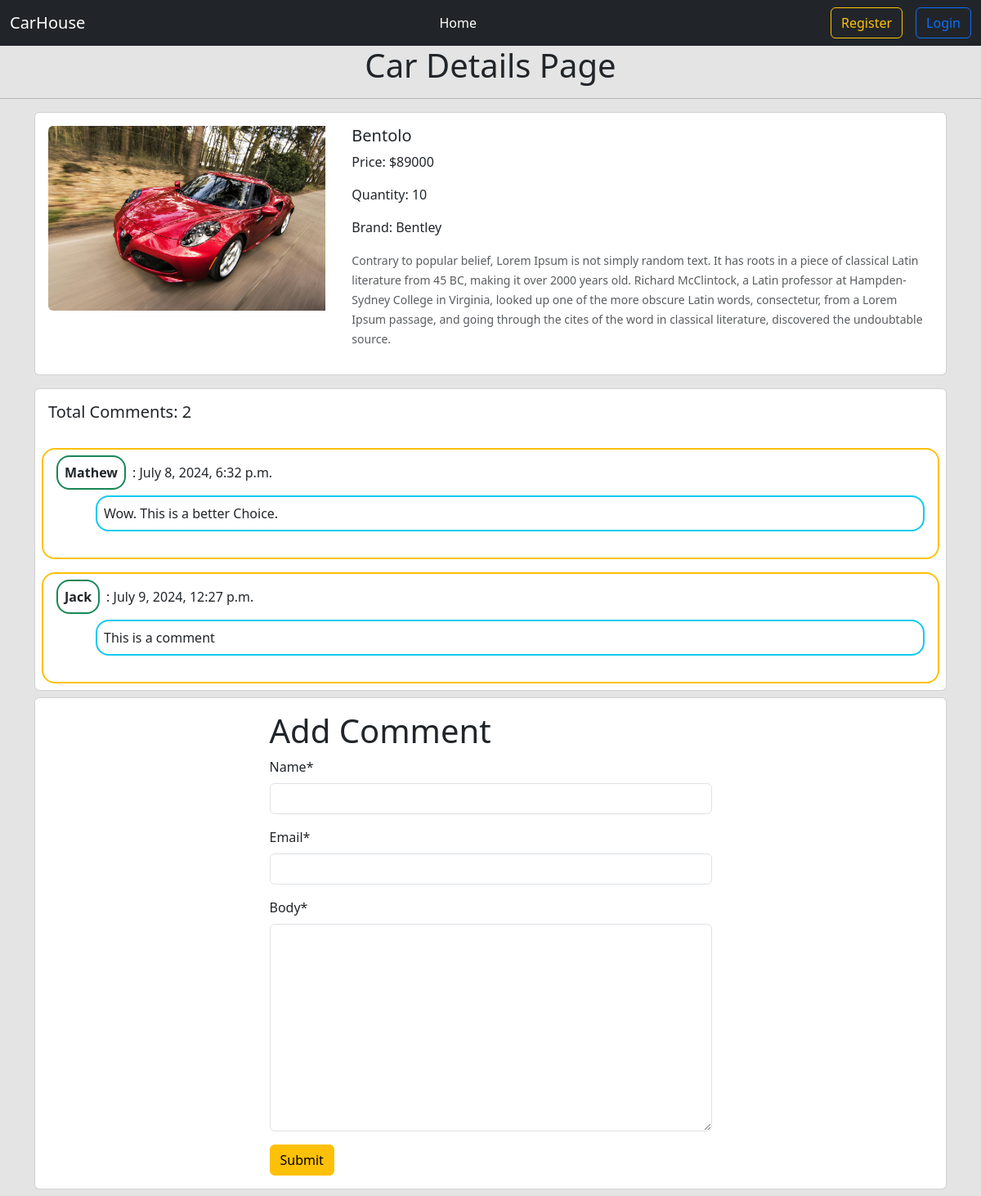
The page /car/details/3/ on the database its author committed.
### cars/models.py (models this page shows, shortened)
class Car(models.Model):
    name = models.CharField(max_length=55)
    price = models.IntegerField()
    quantity = models.IntegerField(default=0)
    description = models.TextField(default="")
    brand = models.ForeignKey(Brand, on_delete=models.CASCADE) # One car will have multiple Brands, and multiple cars have in one Brand
    user = models.ForeignKey(User, on_delete=models.CASCADE)    # CASCADE will delete all the posts for this user
    image = models.ImageField(upload_to='cars/media/uploads/', blank=True, null=True)

class Comment(models.Model):
    car = models.ForeignKey(Car, on_delete=models.CASCADE, related_name='comments')
    name = models.CharField(max_length=50)
    email = models.EmailField()
    body = models.TextField()
    created_on = models.DateTimeField(auto_now_add=True) # Capture the time of created object

### brands/models.py (models this page shows)
class Brand(models.Model):
    name = models.CharField(max_length=100)
    slug = models.SlugField(max_length=100, unique=True, null=True, blank=True)
    def __str__(self):
        return self.name

### cars/views.py (the view, shortened to what this page needs)
# urls.py: path('details/<int:id>/', views.DetailCarVied.as_view(), name='details_car'),
class DetailCarVied(DetailView):
    model = models.Car
    pk_url_kwarg = 'id' # getting the id
    template_name = 'car_details.html'
    def get_context_data(self, **kwargs):
        context = super().get_context_data(**kwargs)
        car = self.object # Taking the object of car model
        comments = car.comments.all()
        comment_form = forms.CommentForm()
        context['comments'] = comments
        context['comment_form'] = comment_form
        return context

### cars/forms.py
class CommentForm(forms.ModelForm):
    class Meta:
        model = Comment
        fields = ['name', 'email', 'body']

### cars/templates/car_details.html (shortened to what this page needs)
{% extends "base.html" %} {% load crispy_forms_tags %} {% block content %}
<div class="container text-center">
  <h1>Car Details Page</h1>
</div>
<hr />
<div class="container">
  <div class="col-12 b-3 mb-sm-0">
    <div class="card mb-3">
      <div class="row g-0">
        <div class="col-md-4 p-3 ">
          <img src="{{car.image.url}}" class="img-fluid rounded-start" alt="...">
        </div>
        <div class="col-md-8">
          <div class="card-body">
            <h5 class="card-title">{{car.name}}</h5>
            <p class="card-text">Price: ${{car.price }}</p>
            <p class="card-text">Quantity: {{car.quantity }}</p>
            <p class="card-text">Brand: {{car.brand}}</p>
            <p class="card-text"><small class="text-body-secondary">{{car.description}}</small></p>
          </div>
        </div>
      </div>
    </div>
  </div>
</div>
<div class="container">
  <div class="card my-2">
    <h5 class="p-3">Total Comments: {{comments | length}}</h5>
    {% for comment in comments %}
    <div class="card-body border border-2 border-warning m-2 rounded rounded-4">
      <p>
        <span
          class="border border-2 p-2 rounded rounded-4 border-success fw-semibold"
          >{{comment.name}}</span
        ><span class="m-2">: {{comment.created_on}}</span>
      </p>
      <p class="ms-5 border border-2 p-2 rounded rounded-4 border-info">
        {{comment.body}}
      </p>
    </div>
    {% endfor %}
  </div>
</div>
<div class="container">
  <div class="card my-2">
    <div class="card-body">
      <form method="post" style="width: 50%; margin: auto">
        <h1>Add Comment</h1>
        {% csrf_token %} {{comment_form | crispy}}
        <button class="btn btn-warning" type="submit">Submit</button>
      </form>
    </div>
  </div>
</div>
{% endblock %}

### rows shown on the page
Car: image (picture), name "Bentolo", price "89000", quantity "10", brand "Bentley", description "Contrary to popular belief, Lorem Ipsum is not simply random text. It has roots in a piece of classical Latin literature from 45 BC, making it over 2000 years old. Richard McClintock, a Latin professor at Hampden-Sydney College in Virginia, looked up one of the more obscure Latin words, consectetur, from a Lorem Ipsum passage, and going through the cites of the word in classical literature, discovered the undoubtable source."
Comment: name "Mathew", created_on "July 8, 2024, 6:32 p.m.", body "Wow. This is a better Choice."
Comment: name "Jack", created_on "July 9, 2024, 12:27 p.m.", body "This is a comment"

### other values the page prints
{{ comments | length }} "2"
